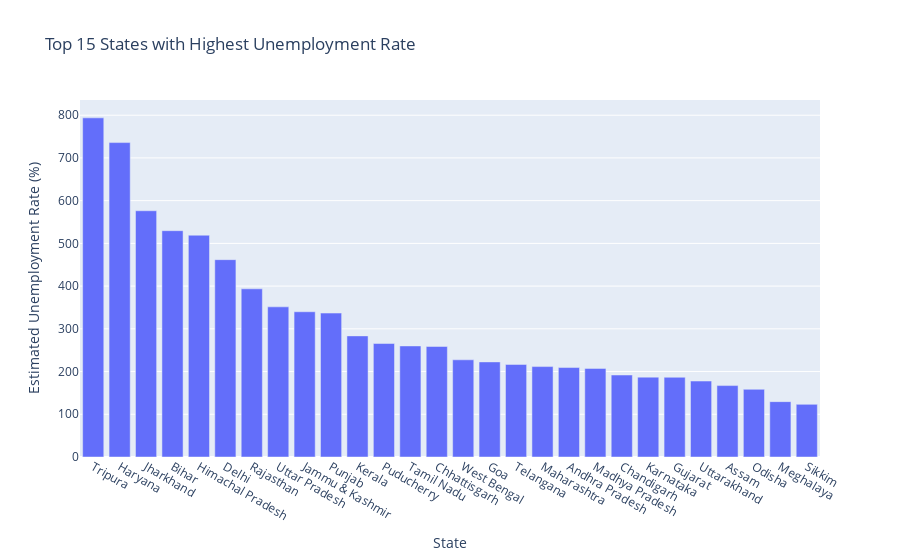

Notebook cell for this chart:
### Code cell
plot = px.bar(df2, x=df2.index, y="Estimated Unemployment Rate (%)", title = 'Top 15 States with Highest Unemployment Rate') 
plot.show()

### Figure 1 — Plotly figure (JSON) as saved in the notebook; plotly's stock layout.template omitted (floating-point values rounded to 4 significant figures)
{"data": [{"alignmentgroup": "True", "hovertemplate": "State=%{x}<br>Estimated Unemployment Rate (%)=%{y}<extra></extra>", "legendgroup": "", "marker": {"color": "#636efa", "pattern": {"shape": ""}}, "name": "", "offsetgroup": "", "orientation": "v", "showlegend": false, "textposition": "auto", "type": "bar", "x": ["Tripura", "Haryana", "Jharkhand", "Bihar", "Himachal Pradesh", "Delhi", "Rajasthan", "Uttar Pradesh", "Jammu & Kashmir", "Punjab", "Kerala", "Puducherry", "Tamil Nadu", "Chhattisgarh", "West Bengal", "Goa", "Telangana", "Maharashtra", "Andhra Pradesh", "Madhya Pradesh", "Chandigarh", "Karnataka", "Gujarat", "Uttarakhand", "Assam", "Odisha", "Meghalaya", "Sikkim"], "xaxis": "x", "y": [793.8, 735.9, 576.4, 529.7, 519.1, 461.9, 393.6, 351.4, 340.0, 336.9, 283.5, 265.6, 260.0, 258.7, 227.5, 222.6, 216.7, 211.6, 209.4, 207.4, 191.9, 186.9, 186.6, 177.7, 167.1, 158.4, 129.6, 123.2], "yaxis": "y"}], "layout": {"barmode": "relative", "legend": {"tracegroupgap": 0}, "title": {"text": "Top 15 States with Highest Unemployment Rate"}, "xaxis": {"anchor": "y", "domain": [0, 1], "title": {"text": "State"}}, "yaxis": {"anchor": "x", "domain": [0, 1], "title": {"text": "Estimated Unemployment Rate (%)"}}}}
